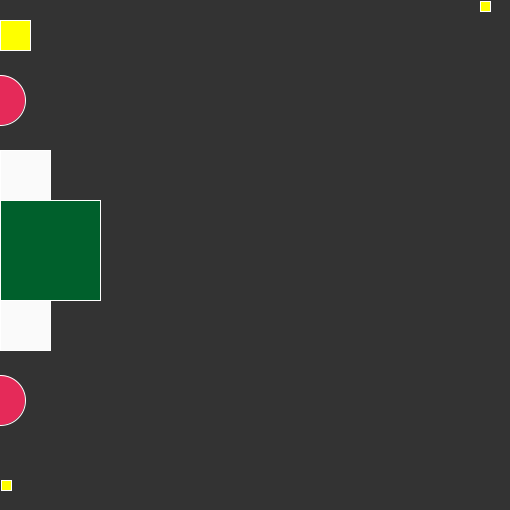
Frame 1 (no input)
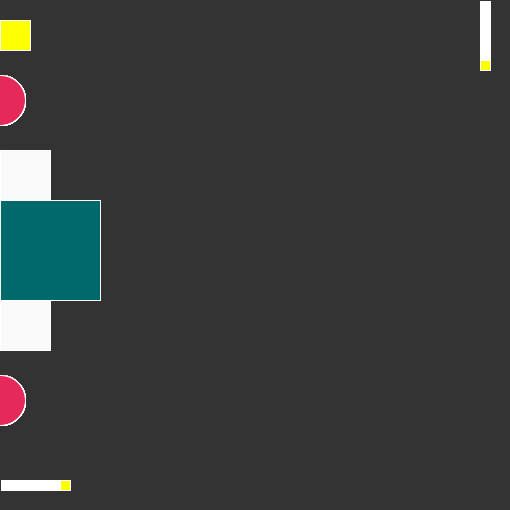
Frame 60 (the mouse pressed at the canvas centre just before this capture)
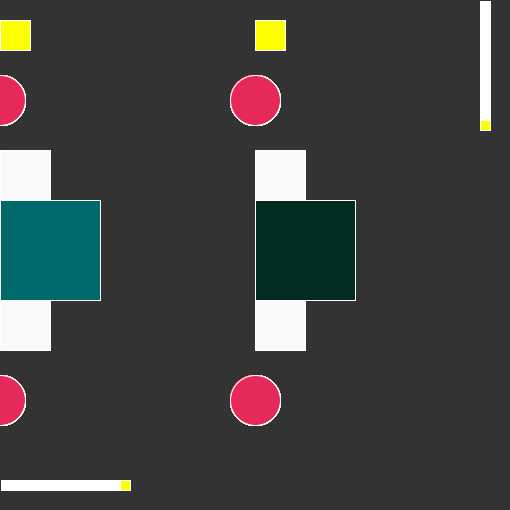
Frame 120 (the mouse held since frame 60 and released just before this capture)

The Processing sketch that drew these frames (run headless with seeded random() and noise(); from frame 60 on, the mouse is pressed at the canvas centre):

// Processing sketch: processing_104762
// ── processing_104762.pde

int px;
int py;

void setup() {
  smooth();
  size(510, 510);
  background(#333333);
  noFill();
  stroke(#FFFFFF);
  fill(#E52A59);

noFill();
 px=0;
}


void draw() {
  fill(#E52A59);
  ellipse(mouseX, 100, 50,50);
  ellipse(mouseX, 400, 50,50);
   fill((color(random(0),random(150),random(170))));
 rect(mouseX, 200, 100, 100);
 fill(250,250,250);
 rect(mouseX,150,50,50);
 rect(mouseX,300,50,50);
 fill(#FEFF00);
 rect(mouseX,20,30,30); 
  px++;
  rect (px,480,10,10); 
  py++;
  rect (480,py,10,10); 
  

}
